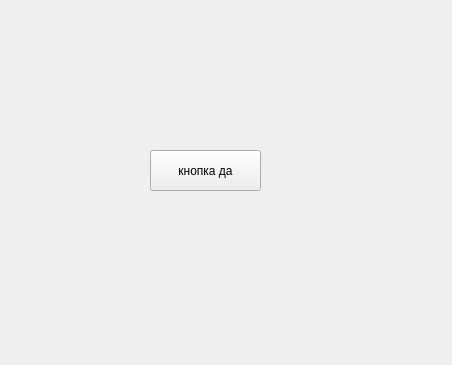
<?xml version="1.0" encoding="UTF-8"?>
<ui version="4.0">
 <class>Form</class>
 <widget class="QWidget" name="Form">
  <property name="geometry">
   <rect>
    <x>0</x>
    <y>0</y>
    <width>452</width>
    <height>365</height>
   </rect>
  </property>
  <property name="windowTitle">
   <string>Form</string>
  </property>
  <widget class="QPushButton" name="btn">
   <property name="geometry">
    <rect>
     <x>150</x>
     <y>150</y>
     <width>111</width>
     <height>41</height>
    </rect>
   </property>
   <property name="text">
    <string>кнопка да</string>
   </property>
  </widget>
 </widget>
 <resources/>
 <connections/>
</ui>
